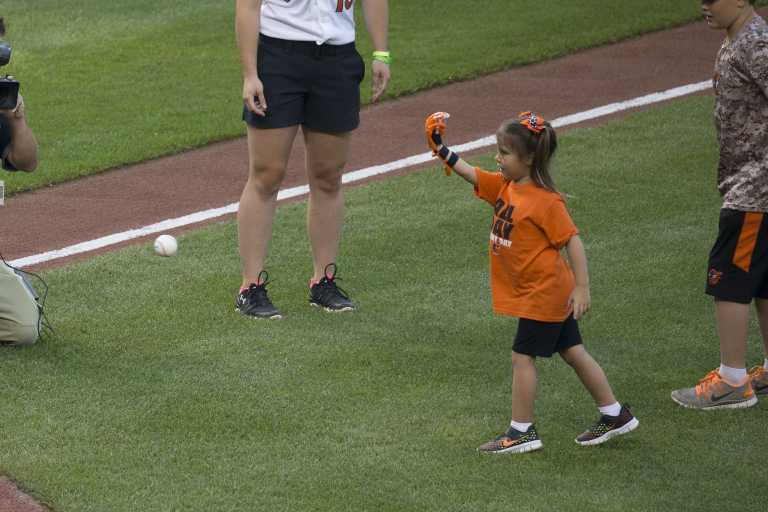
#> input picture dist/assets/prosthesis-use.jpg, 1536 x 1024 px (shown at 1/2 size); its folder holds 2 pictures in this run
$ python optimize_images.py
#> lines starting #> are read from the running program, lines starting #| are printed output that depends on the picture
"""Generate responsive WebP copies of the real-world reference photographs.

Optional dependency: python -m pip install Pillow==13.0.0
Run from any directory: python scripts/optimize_images.py
Use --download to import verified originals and refresh the local JPEG masters.
Sources, attribution, and image licenses are documented in docs/ASSET_CREDITS.md.
"""

import argparse
import hashlib
from io import BytesIO
from pathlib import Path
from urllib.request import Request, urlopen

from PIL import Image, ImageOps


ASSETS = Path(__file__).resolve().parents[1] / "dist" / "assets"
PHOTOS = {
    "prosthesis-use": {
        "url": "https://upload.wikimedia.org/wikipedia/commons/c/c1/Hailey_Dawson_first_pitch_at_Orioles_Park%2C_August_2015.jpg",
        "sha1": "ec5b004f844e5b77fc0ad67eba6b63251c9c69e1",
        "crop": (0.52, 0.22, 1.0, 0.70),
    },
    "prosthesis-team": {
        "url": "https://upload.wikimedia.org/wikipedia/commons/1/1d/Danny_Letain_et_l%27equipe_d%27ingenieur.jpg",
        "sha1": "8857c60866ba1a10810bd1a0c72f14cdf2965e22",
    },
}


def import_photo(name, metadata):
    request = Request(metadata["url"], headers={
        "User-Agent": "NewLife3D/1.0 (https://github.com/calebmartinc14/newlife; photo import)",
    })
    with urlopen(request, timeout=60) as response:
        data = response.read()
    # Match the source revision recorded by Wikimedia Commons, not a changed file.
    if hashlib.sha1(data).hexdigest() != metadata["sha1"]:
        raise ValueError(f"Source checksum changed for {name}; review the source before importing")
    with Image.open(BytesIO(data)) as image:
        image = ImageOps.exif_transpose(image).convert("RGB")
        if "crop" in metadata:
            left, top, right, bottom = metadata["crop"]
            image = image.crop((
                round(left * image.width), round(top * image.height),
                round(right * image.width), round(bottom * image.height),
            ))
        image = ImageOps.fit(image, (1536, 1024), Image.Resampling.LANCZOS)
        image.save(ASSETS / f"{name}.jpg", "JPEG", quality=90, optimize=True)


def main():
    parser = argparse.ArgumentParser(description=__doc__)
    parser.add_argument("--download", action="store_true", help="Import the licensed reference photos")
    args = parser.parse_args()
    if args.download:
        for name, metadata in PHOTOS.items():
            import_photo(name, metadata)
    original_bytes = 0
    full_size_bytes = 0
    for name in PHOTOS:
        source = ASSETS / f"{name}.jpg"
        original_bytes += source.stat().st_size
        print(f"{source.name}: {source.stat().st_size:,} bytes")
        with Image.open(source) as image:
#> image is the input picture: PIL image 1536x1024 RGB; mean R, G, B 102, 105, 72.6
            image = ImageOps.exif_transpose(image).convert("RGB")
            for width in (640, 1024, 1536):
                size = (width, round(image.height * width / image.width))
                resized = image.resize(size, Image.Resampling.LANCZOS)
                target = ASSETS / f"{name}-{width}.webp"
                resized.save(target, "WEBP", quality=82, method=6)
                count = target.stat().st_size
                if width == 1536:
                    full_size_bytes += count
                print(f"{target.name}: {size[0]}x{size[1]}, {count:,} bytes")
#> this loop made 3 passes
#> pass 1, in main, `resized = image.resize(size, Image.Resampling.LANCZOS)`:
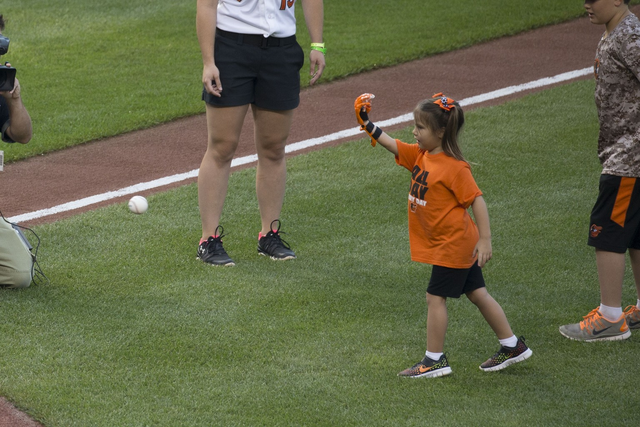
#> resized: PIL image 640x427 RGB; mean R, G, B 102, 105, 72.6
#> after the loop, full_size_bytes = 275498
#> pass 2 of the loop in main, `for name in PHOTOS:`:
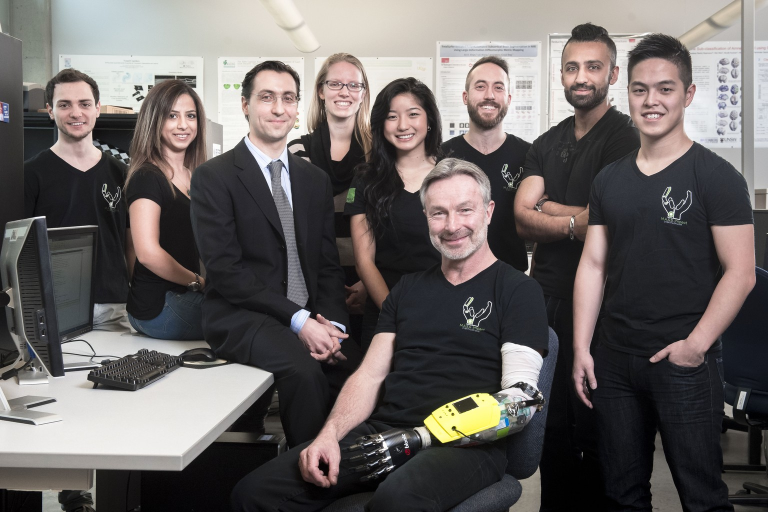
#> input picture dist/assets/prosthesis-team.jpg, 1536 x 1024 px (shown at 1/2 size)
#> in main, image is the input picture: PIL image 1536x1024 RGB; mean R, G, B 105.1, 99.9, 98.4
#> the loop in main, `for width in (640, 1024, 1536):` made 3 passes
#> full_size_bytes on pass 3: 403140
#> pass 1, in main, `resized = image.resize(size, Image.Resampling.LANCZOS)`:
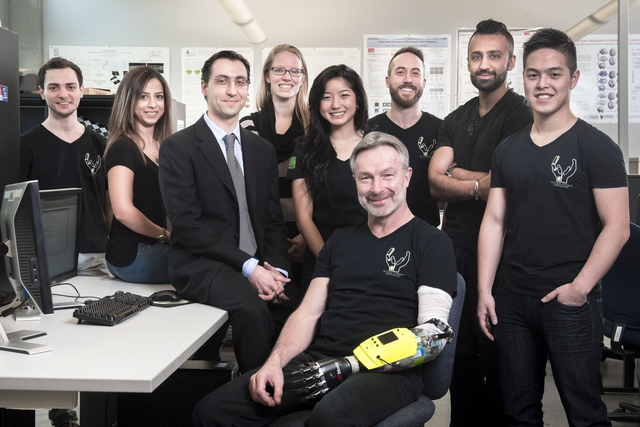
#> resized: PIL image 640x427 RGB; mean R, G, B 105.1, 99.9, 98.4
#> after the loop in main, `for width in (640, 1024, 1536):`: full_size_bytes = 403140
    print(f"Full-size pair: {original_bytes:,} -> {full_size_bytes:,} bytes "
          f"({1 - full_size_bytes / original_bytes:.1%} smaller)")
#| Full-size pair: 782,963 -> 403,140 bytes (48.5% smaller)


if __name__ == "__main__":
    main()
